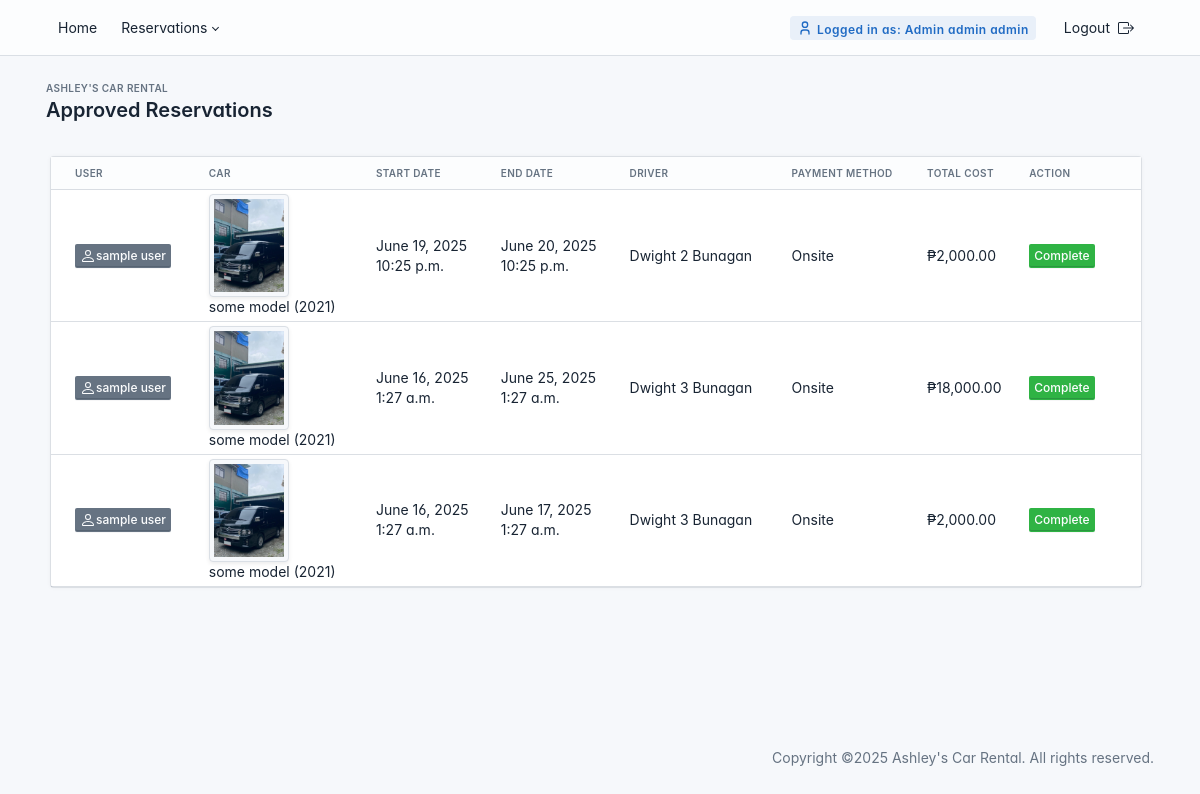
/administrator/approved-reservations/ (signed in), run on the app's committed database.
### administrator/models.py (models this page shows, shortened)
class Reservation(models.Model):
    STATUS_CHOICES = (
        ('pending', 'Pending'),
        ('approved', 'Approved'),
        ('cancelled', 'Cancelled'),
        ('completed', 'Completed'),
    )
    PAYMENT_CHOICES = (
        ('onsite', 'Onsite'),
        ('gcash', 'GCash'),
    )
    PAYMENT_STATUS_CHOICES = (
        ('not_paid', 'Not Paid Yet'),
        ('paid', 'Paid'),
         ('partially_paid', 'Partially Paid'),
    )
    CANCELLED_BY_CHOICES = (
        ('user', 'User'),
        ('admin', 'Admin'),
    )
    user = models.ForeignKey(User, on_delete=models.CASCADE)
    car = models.ForeignKey('Car', on_delete=models.CASCADE)
    driver = models.ForeignKey('Driver', on_delete=models.SET_NULL, null=True, blank=True)
    start_date = models.DateTimeField()
    end_date = models.DateTimeField()
    payment_method = models.CharField(max_length=10, choices=PAYMENT_CHOICES, default='onsite')
    status = models.CharField(max_length=10, choices=STATUS_CHOICES, default='pending')
    total_cost = models.DecimalField(max_digits=10, decimal_places=2, default=0.00)
    payment_status = models.CharField(max_length=20, choices=PAYMENT_STATUS_CHOICES, default='not_paid')
    is_cancelled_notif = models.BooleanField(default=False)
    is_approved_notif = models.BooleanField(default=False)
    reason_for_cancelling = models.TextField(blank=True, null=True)
    cancelled_by = models.CharField(max_length=10, choices=CANCELLED_BY_CHOICES, blank=True, null=True)
    date_completed = models.DateTimeField(null=True, blank=True)
    created_at = models.DateTimeField(auto_now_add=True)

class Car(models.Model):
    BODY_TYPES = (
        ('sedan', 'Sedan'),
        ('suv', 'SUV'),
        ('truck', 'Truck'),
        ('van', 'Van'),
        ('bus', 'Bus'),
        ('coupe', 'Coupe'),
    )
    brand = models.CharField(max_length=50)
    model = models.CharField(max_length=50)
    year = models.PositiveIntegerField()
    plate_number = models.CharField(max_length=20, unique=True)
    body_type = models.CharField(max_length=10, choices=BODY_TYPES)
    seating_capacity = models.PositiveIntegerField(
        null=True,
        blank=True,
        help_text="Number of seats available"
    )
    available = models.BooleanField(default=True)
    price_per_day = models.DecimalField(max_digits=10, decimal_places=2, help_text="Price per day in USD")
    image = models.ImageField(upload_to='car_images/', null=True, blank=True, help_text="Main image of the car")
    def __str__(self):
        return f"{self.brand} {self.model} ({self.plate_number})"

class Driver(models.Model):
    user = models.OneToOneField(User, on_delete=models.CASCADE)
    license_number = models.CharField(max_length=50, unique=True)
    phone_number = models.CharField(max_length=15, unique=True)
    image = models.ImageField(upload_to='driver_images/', default='driver_images/default.jpg', blank=True, null=True)
    availability = models.BooleanField(default=True)  # New field for availability

### administrator/views.py (the view)
# urls.py: path('approved-reservations/', views.approved_reservations, name='approved_reservations'),
def approved_reservations(request):
    reservations = Reservation.objects.filter(status='approved').select_related('user', 'car', 'driver').order_by("-id")
    return render(request, 'administrator/approved_reservations.html', {'reservations': reservations})

### driver/context_processors.py (called while the page is built, shortened)
def driver_reservation_counts(request):
    return {}

### templates/administrator/approved_reservations.html (shortened to what this page needs)
{% extends "administrator/admin_base.html" %}
{% load humanize %}
{% block content %}
<div class="page-wrapper">
    <div class="page-header d-print-none mb-2">
        <div class="container-xl">
            <div class="row g-2 align-items-center">
                <div class="col">
                    <div class="page-pretitle">
                        Ashley's Car Rental
                    </div>
                    <h2 class="page-title">
                        Approved Reservations
                    </h2>
                </div>
            </div>
        </div>
    </div>
    <div class="page-body container">
        <div class="row g-2 container">
            <div class="col-12">
                <div class="card">
                    <div class="table-responsive">
                        <table class="table table-sm card-table table-vcenter text-nowrap datatable">
                            <thead>
                                <tr>
                                    <th>User</th>
                                    <th>Car</th>
                                    <th>Start Date</th>
                                    <th>End Date</th>
                                    <th>Driver</th>
                                    <th>Payment Method</th>
                                    <th>Total Cost</th>
                                    <th>Action</th>
                                </tr>
                            </thead>
                            <tbody>
                                {% if reservations %}
                                    {% for reservation in reservations %}
                                    <tr>
                                        <td>
                                            <button type="button" class="btn btn-sm btn-secondary  "
                                                data-bs-toggle="modal"
                                                data-bs-target="#userProfileModal"
                                                data-user-id="{{ reservation.user.id }}"
                                                data-first-name="{{ reservation.user.first_name }}"
                                                data-last-name="{{ reservation.user.last_name }}"
                                                data-email="{{ reservation.user.email }}"
                                                data-role="{{ reservation.user.userprofile.role|title }}"
                                                data-contact="{{ reservation.user.userprofile.contact_number|default:'Not provided' }}">
                                            {{ reservation.user.first_name }} {{ reservation.user.last_name }}
                                            </button>
                                        </td>
                                        <td>
                                            <div>
                                                {% if reservation.car.image %}
                                                    <img src="{{ reservation.car.image.url }}" alt="{{ reservation.car }}" class="img-thumbnail" style="width: 80px; height: auto;">
                                                {% else %}
                                                    <img src="https://via.placeholder.com/80" alt="No Image" class="img-thumbnail">
                                                {% endif %}
                                            </div>
                                            <div>{{ reservation.car.model }} ({{ reservation.car.year }})</div>
                                        </td>
                                        <td>
                                            {{ reservation.start_date|date:"F j, Y" }}<br>
                                            {{ reservation.start_date|date:"g:i a" }}
                                        </td>
                                        <td>
                                            {{ reservation.end_date|date:"F j, Y" }}<br>
                                            {{ reservation.end_date|date:"g:i a" }}
                                        </td>
                                        <td>{{ reservation.driver.user.get_full_name }}</td>
                                        <td>{{ reservation.get_payment_method_display }}</td>
                                        <td>₱{{ reservation.total_cost|floatformat:2|intcomma }}</td>
                                        <td>
                                            <button type="button" class="btn btn-success btn-sm"
                                                    data-bs-toggle="modal"
                                                    data-bs-target="#confirmCompleteModal"
                                                    data-reservation-id="{{ reservation.id }}">
                                                Complete
                                            </button>
                                        </td>
                                    </tr>
                                    {% endfor %}
                                {% else %}
                                    <tr>
                                        <td colspan="8" class="text-center text-muted">No approved reservations</td>
                                    </tr>
                                {% endif %}
                            </tbody>
                        </table>
                    </div>
                </div>
            </div>
        </div>
    </div>
</div>
{% endblock %}

### templates/administrator/admin_base.html (shortened to what this page needs)
{% load static %}
<!doctype html>
<html lang="en">
  <head>
    <link href="{% static 'administrator/ui/dist/css/tabler.min.css' %}" rel="stylesheet"/>
    <link href="{% static 'administrator/ui/dist/css/tabler-flags.min.css' %}" rel="stylesheet"/>
    <link href="{% static 'administrator/ui/dist/css/tabler-payments.min.css' %}" rel="stylesheet"/>
    <link href="{% static 'administrator/ui/dist/css/tabler-vendors.min.css' %}" rel="stylesheet"/>
    <link href="{% static 'administrator/ui/dist/css/demo.min.css' %}" rel="stylesheet"/>
  </head>
  <body>
    <div class="page">
      <header class="navbar navbar-expand-md navbar-light bg-light">
        <div class="container-xl">
            {% if user.is_authenticated %}
            <div class="collapse navbar-collapse" id="navbar-menu">
                <ul class="navbar-nav me-auto mb-md-0">
                    <li class="nav-item">
                            <a class="nav-link" href="{% url 'admin_dashboard' %}">Home</a>
                    </li>
                    <li class="nav-item dropdown">
                        <a class="nav-link dropdown-toggle" href="#" id="reservationsDropdown" role="button" data-bs-toggle="dropdown" aria-expanded="false">
                            Reservations
                        </a>
                    </li>
                </ul>
                <ul class="navbar-nav ms-auto align-items-center">
                    <li class="nav-item me-3">
                           <span class="badge bg-primary-lt">
                Logged in as: Admin {{ request.user.get_full_name|default:request.user.username }}
            </span>
                    </li>
                    <li class="nav-item">
                        <a href="#" onclick="event.preventDefault(); document.getElementById('logout-form').submit();" class="nav-link">
                            Logout
                        </a>
                    </li>
                </ul>
            </div>
            {% endif %}
        </div>
    </header>
    {% block content %}
    {% endblock content %}
    <footer class="footer footer-transparent d-print-none">
      <div class="container-xl">
        <div class="row text-center align-items-center flex-row-reverse">
          <div class="col-12 col-lg-auto mt-3 mt-lg-0">
            <ul class="list-inline list-inline-dots mb-0">
              <li class="list-inline-item">
                Copyright &copy;2025
                <a href="." class="link-secondary">Ashley's Car Rental</a>.
                All rights reserved.
              </li>
            </ul>
          </div>
        </div>
      </div>
    </footer>
  </div>
  </body>
</html>

### templates/administrator/admin_base.html (style rules this page uses)
:root { --tblr-font-sans-serif: 'Inter Var', -apple-system, BlinkMacSystemFont, San Francisco, Segoe UI, Roboto, Helvetica Neue, sans-serif; }
body { font-feature-settings: "cv03", "cv04", "cv11"; }

### data on the page
Reservation: user.first_name "sample", user.last_name "user", car.image (picture), car.model "some model", car.year "2021", start_date "June 19, 2025", start_date "10:25 p.m.", end_date "June 20, 2025", end_date "10:25 p.m.", driver.user.get_full_name "Dwight 2 Bunagan", payment_method "Onsite", total_cost "2,000.00"
Reservation: user.first_name "sample", user.last_name "user", car.image (picture), car.model "some model", car.year "2021", start_date "June 16, 2025", start_date "1:27 a.m.", end_date "June 25, 2025", end_date "1:27 a.m.", driver.user.get_full_name "Dwight 3 Bunagan", payment_method "Onsite", total_cost "18,000.00"
Reservation: user.first_name "sample", user.last_name "user", car.image (picture), car.model "some model", car.year "2021", start_date "June 16, 2025", start_date "1:27 a.m.", end_date "June 17, 2025", end_date "1:27 a.m.", driver.user.get_full_name "Dwight 3 Bunagan", payment_method "Onsite", total_cost "2,000.00"

### other printed values
{{ request.user.get_full_name|default:request.user.username }} "admin admin"
